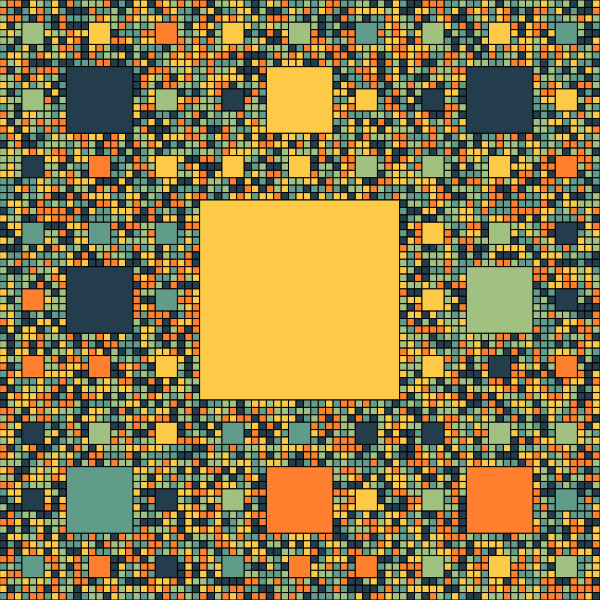
Frame 1 (no input)
Frame 2 (the mouse pressed at the canvas centre, redrawn once): identical to frame 1, image omitted

The p5.js sketch that drew this single still picture (run headless with seeded random() and noise() and a simulated clock; the mouse was pressed at the canvas centre and the sketch redrawn once):

// p5.js sketch
// ── sketch.js
//

let colors = [];
let n = 3;

function setup() {
  createCanvas(600, 600);
  colors = [color(35,61,77), color(254, 127, 45), color(252,202,70), color(161,193,129), color(97,155,138)];
  drawRug(0, 0, width, height, n+1);  // Starting with 4 levels of recursion
}

function drawRug(x, y, w, h, level) {
  if (level == 0) {
    fill(random(colors));
    rect(x, y, w, h);
  } else {
    let w2 = w / n;
    let h2 = h / n;
    
    for (let i = 0; i < n; i++) {
      for (let j = 0; j < n; j++) {
        if (i == 1 && j == 1) {
          fill(random(colors));
          rect(x + w2, y + h2, w2, h2);
        } else {
          drawRug(x + i * w2, y + j * h2, w2, h2, level - 1);
        }
      }
    }
  }
}

function draw() {
  noLoop();  // Draw only once
}
